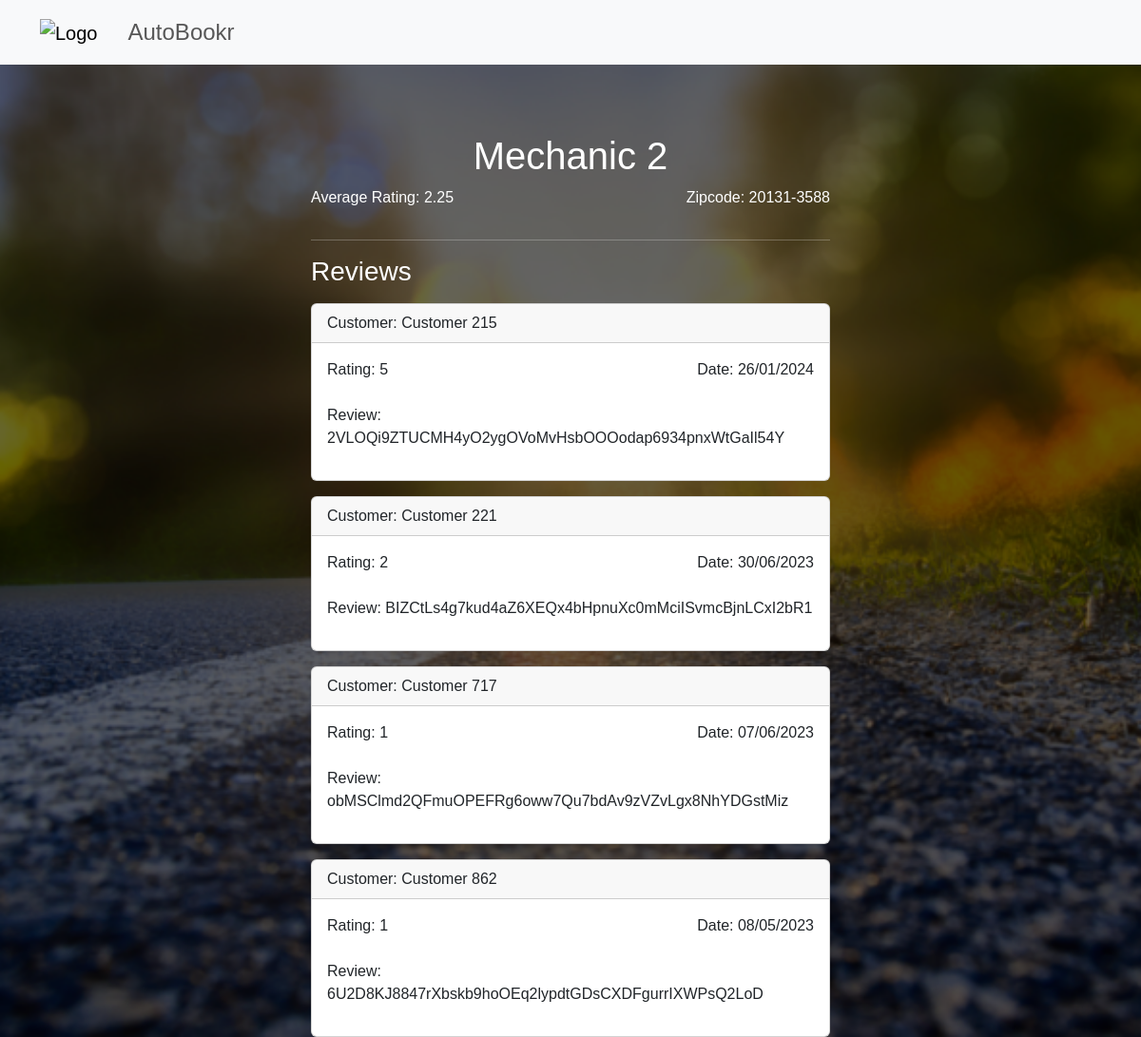
The page /mechanic/2/reviews on the database its author committed.
### tables this page shows
CREATE TABLE mechanics (
  mechanic_id INTEGER PRIMARY KEY,
  email VARCHAR(320) UNIQUE NOT NULL,
  name VARCHAR(320) NOT NULL,
  zipcode CHAR(10) NOT NULL,
  ein CHAR(10) NOT NULL,
  hash TEXT NOT NULL
);

CREATE TABLE appointments (
  appointment_id INTEGER PRIMARY KEY,
  customer_email VARCHAR(320) NOT NULL,
  mechanic_id INTEGER NOT NULL,
  car_id INTEGER NOT NULL,
  start_time TIMESTAMP NOT NULL,
  end_time TIMESTAMP NOT NULL,
  appointment_description TEXT,
  appointment_status INT NOT NULL,
  review_score INT,
  review_text TEXT,
  FOREIGN KEY (customer_email) REFERENCES customers(email),
  FOREIGN KEY (mechanic_id) REFERENCES mechanics(mechanic_id),
  FOREIGN KEY (car_id) REFERENCES cars(car_id)
);

CREATE TABLE customers (
  email VARCHAR(320) PRIMARY KEY,
  name VARCHAR(320) NOT NULL,
  hash TEXT NOT NULL
);

### mechanic_site/mechanic.py (the view)
@bp.route('/<id>/reviews', methods=('GET',))
def reviews(id):
    db = get_db()
    mechanic = db.execute(
        'SELECT name, zipcode FROM mechanics WHERE mechanic_id = ?',
        (id,)
    ).fetchone()
    if not mechanic:
        flash("Mechanic not found", "error")
        return redirect("/")  # Or any other appropriate action
    reviews = db.execute(
        'SELECT c.name AS customer_name, a.review_score, a.review_text, a.start_time '
        'FROM appointments AS a '
        'JOIN customers AS c ON a.customer_email = c.email '
        'WHERE a.mechanic_id = ? AND a.review_score IS NOT NULL',
        (id,)
    ).fetchall()
    print(dict(reviews[0]))
    average_rating = "no reviews"
    if len(reviews):
        average_rating = sum([review["review_score"] for review in reviews])/len(reviews)
    return render_template("mechanic/review_page.html",
                           mechanic_name=mechanic['name'],
                           reviews=reviews,
                           average_rating = average_rating,
                           mechanic_zipcode = mechanic['zipcode'])

### mechanic_site/auth.py (called while the page is built)
@bp.before_app_request
def load_logged_in_user():
    user_email = session.get('user_email')
    g.user_type = session.get('user_type')
    if user_email is None:
        g.user = None
    else:
        g.user = get_db().execute(
            f'SELECT * FROM {g.user_type+"s"} WHERE email = ?', (user_email,)
        ).fetchone()

### mechanic_site/db.py (called while the page is built)
def get_db():
    if 'db' not in g:
        g.db = sqlite3.connect(
            current_app.config['DATABASE'],
            detect_types=sqlite3.PARSE_DECLTYPES
        )
        g.db.row_factory = sqlite3.Row
    return g.db

### mechanic_site/templates/mechanic/review_page.html (shortened to what this page needs)
{% extends 'base.html' %}
{% block content %}
<div class="container mt-5">
    <div class="row">
        <div class="col-md-6 offset-md-3">
            <h1 class="text-center">{{ mechanic_name }}</h1>
            <div class="d-flex justify-content-between">
                <p class="">Average Rating: {{ average_rating }} </p>
                <p class="text-right">Zipcode: {{ mechanic_zipcode }}</p>
            </div>
            <hr>
            <h3>Reviews</h3>
            {% if reviews %}
            {% for review in reviews %}
            <div class="card mt-3">
                <div class="card-header">
                    Customer: {{ review.customer_name }}
                </div>
                <div class="card-body">
                    <div class="d-flex justify-content-between">
                        <p class="mb-0">Rating: {{ review.review_score }} </p>
                        <p class="mb-0 text-right">Date: {{ review.start_time.strftime("%d/%m/%Y") }}</p>
                    </div>
                    <br>
                    <p>Review: {{ review.review_text }}</p>
                </div>
            </div>
            {% endfor %}
            {% else %}
            <p> No reviews </p>
            {% endif %}
        </div>
    </div>
</div>
{% endblock %}

### rows shown on the page
mechanics: name "Mechanic 2", zipcode "20131-3588"
appointments: customer_name "Customer 215", review_score "5", start_time "26/01/2024", review_text "2VLOQi9ZTUCMH4yO2ygOVoMvHsbOOOodap6934pnxWtGaIl54Y"
appointments: customer_name "Customer 221", review_score "2", start_time "30/06/2023", review_text "BIZCtLs4g7kud4aZ6XEQx4bHpnuXc0mMciISvmcBjnLCxI2bR1"
appointments: customer_name "Customer 717", review_score "1", start_time "07/06/2023", review_text "obMSClmd2QFmuOPEFRg6oww7Qu7bdAv9zVZvLgx8NhYDGstMiz"
appointments: customer_name "Customer 862", review_score "1", start_time "08/05/2023", review_text "6U2D8KJ8847rXbskb9hoOEq2lypdtGDsCXDFgurrIXWPsQ2LoD"

### other values the page prints
{{ average_rating }} "2.25"
